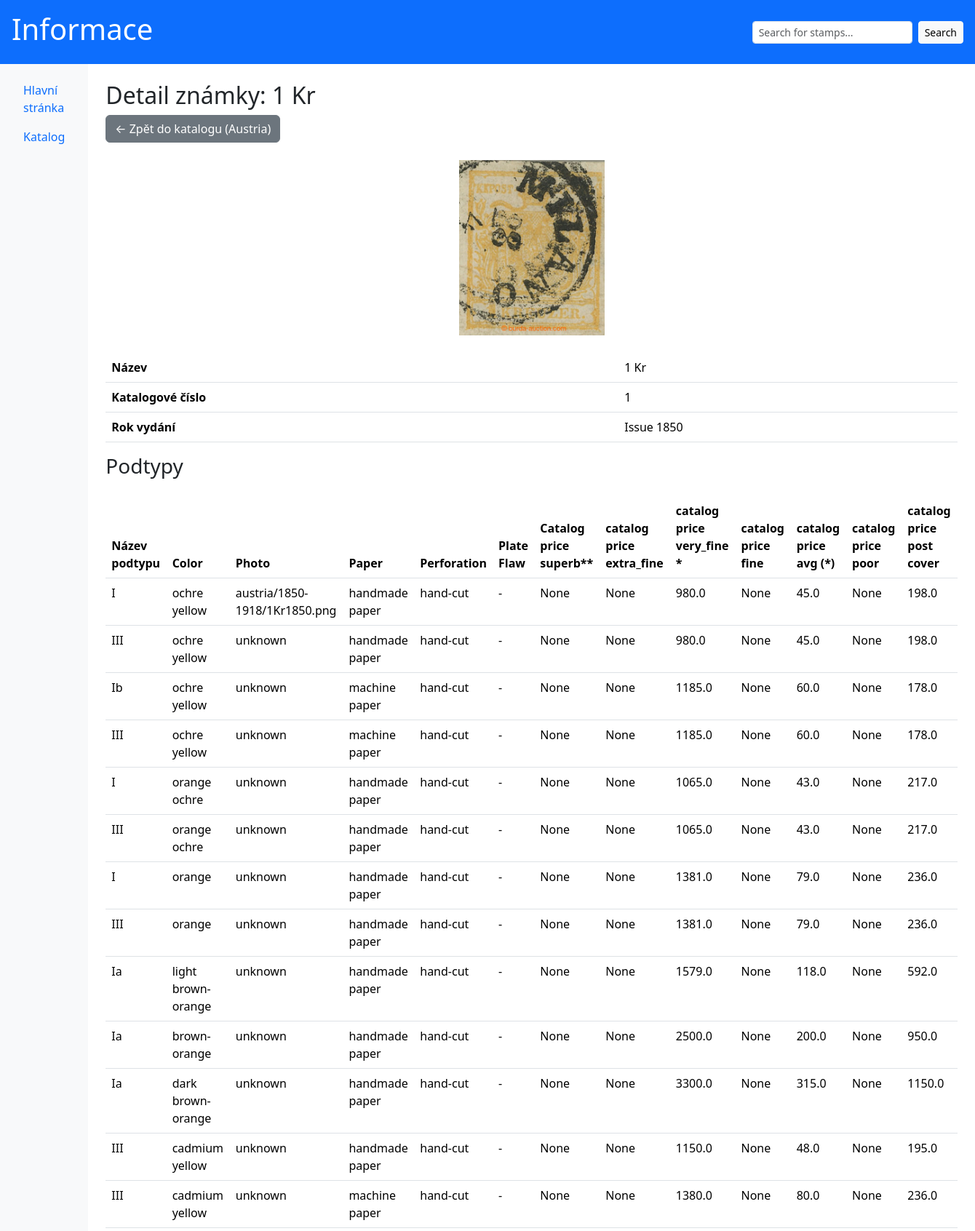
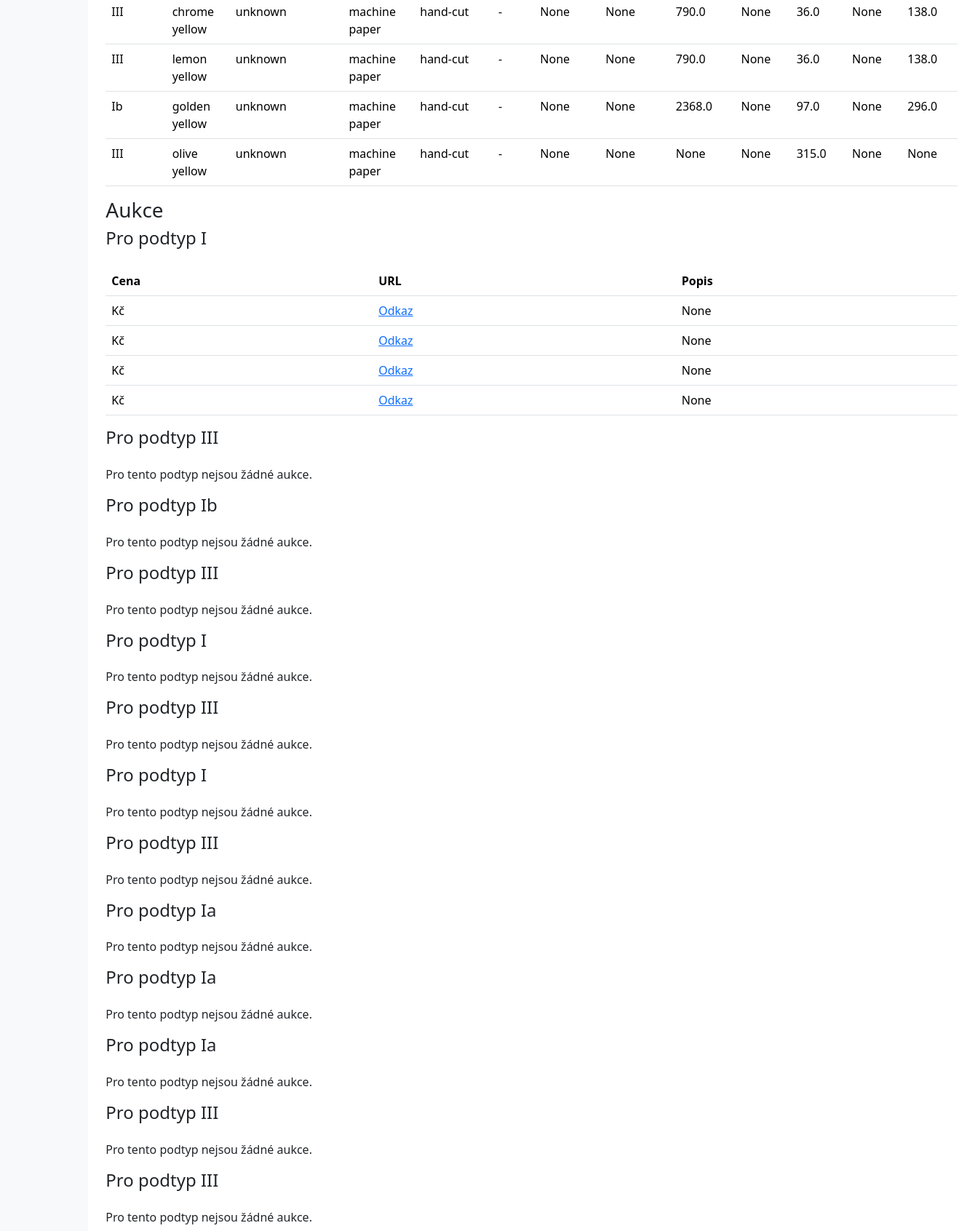
/stamps/1 (upper part), run on the app's committed database (2 pictures, top to bottom).
### shared/db/models.py (models this page shows, shortened)
class StampBase(Base):
    __tablename__ = 'stamp_base'
    stamp_id = Column(Integer, primary_key=True)
    catalog_number = Column(String, nullable=False)
    photo_path_base = Column(String, nullable=False)
    name = Column(String, nullable=False)
    emission_id = Column(Integer, ForeignKey('emission.emission_id'), nullable=False)
    emission = relationship('Emission', back_populates='stamps')
    stamp_types = relationship("StampTypeBase", back_populates="stamp")
    stamp_details = relationship("StampDetail", back_populates="stamp", uselist=False)

class Country(Base):
    __tablename__ = 'country'
    country_id = Column(Integer, primary_key=True)
    name = Column(String, nullable=False)
    emissions = relationship('Emission', back_populates='country')

class Emission(Base):
    __tablename__ = 'emission'
    emission_id = Column(Integer, primary_key=True)
    name = Column(String, nullable=False)
    issue_year = Column(Integer, nullable=False)
    country_id = Column(Integer, ForeignKey('country.country_id'))
    country = relationship('Country', back_populates='emissions')
    stamps = relationship('StampBase', back_populates='emission')

class StampTypeBase(Base):
    __tablename__ = 'stamp_type_base'
    stamp_type_id = Column(Integer, primary_key=True)
    stamp_id = Column(Integer, ForeignKey('stamp_base.stamp_id'), nullable=False)
    photo_path_type = Column(String)
    description = Column(String)
    type_name = Column(String)
    color = Column(String)
    paper = Column(String)
    perforation = Column(String)
    plate_flaw = Column(String)
    catalog_price_superb = Column(Float)
    catalog_price_extra_fine = Column(Float)
    catalog_price_very_fine = Column(Float)
    catalog_price_fine = Column(Float)
    catalog_price_avg = Column(Float)
    catalog_price_poor = Column(Float)
    catalog_price_post_cover = Column(Float)
    stamp = relationship("StampBase", back_populates="stamp_types")
    auction_sales = relationship("AuctionSale", back_populates="stamp_type")# Jedna známka má maximálně jeden detail

class AuctionSale(Base):
    __tablename__ = 'auction_sale'
    sale_id = Column(Integer, primary_key=True)  # Primární klíč
    stamp_type_id = Column(Integer, ForeignKey('stamp_type_base.stamp_type_id'), nullable=False)  # Vazba na StampTypeBase
    sale_price = Column(Float, nullable=False)  # Cena za prodej
    sale_url = Column(String, nullable=False)  # URL na aukční prodej
    description = Column(String, nullable=True)  # Popis aukce (např. stav, rarita, poznámky)
    state_of_stamp = Column(Text, nullable=True) # **, *, (*)
    sale_date = Column(DateTime, nullable=False) # Datum a čas kdy došlo k prodeji  ISO 8601
    stamp_type = relationship("StampTypeBase", back_populates="auction_sales")

### backend/app/main.py (the view)
@app.get("/stamps/{stamp_id}", response_class=HTMLResponse, name="stamp_detail")
async def get_stamp_detail(request: Request, stamp_id: int):
    stamp = crud.get_stamp_by_id(stamp_id)
    if not stamp:
        raise HTTPException(status_code=404, detail="Stamp not found")
    subtypes = crud.get_all_stamp_type_by_id(stamp_id)
    auctions_by_subtype = {
        subtype.stamp_type_id: crud.get_auctions_by_stamp_type(subtype.stamp_type_id)
        for subtype in subtypes
    }
    return templates.TemplateResponse("stamp_detail.html", {
        "request": request,
        "stamp": stamp,
        "subtypes": subtypes,
        "auctions_by_subtype": auctions_by_subtype
    })

### shared/db/crud.py (called while the page is built)
def get_stamp_by_id(stamp_id):
    return session.query(StampBase).filter(StampBase.stamp_id == stamp_id).first()

def get_all_stamp_type_by_id(stamp_id):
    return session.query(StampTypeBase).filter(StampTypeBase.stamp_id == stamp_id).all()

def get_auctions_by_stamp_type(stamp_type_id: int):
    return session.query(AuctionSale).filter(AuctionSale.stamp_type_id == stamp_type_id).all()

### backend/templates/stamp_detail.html (shortened to what this page needs)
{% extends "base.html" %}
{% block content %}
<h2>Detail známky: {{ stamp.name }}</h2>
<a href="{{ url_for('catalog', country=stamp.emission.country.name) }}" class="btn btn-secondary mb-4">
    ← Zpět do katalogu ({{ stamp.emission.country.name }})
</a>
<img src="/images/{{ stamp.photo_path_base }}" alt="photo" width="200" class="mx-auto d-block">
<table class="table mt-4">
    <thead>
        <tr>
            <th>Název</th>
            <td>{{ stamp.name }}</td>
        </tr>
        <tr>
            <th>Katalogové číslo</th>
            <td>{{ stamp.catalog_number }}</td>
        </tr>
        <tr>
            <th>Rok vydání</th>
            <td>{{ stamp.emission.issue_year }}</td>
        </tr>
    </thead>
</table>
<h3>Podtypy</h3>
{% if subtypes %}
<table class="table mt-4">
    <thead>
        <tr>
            <th>Název podtypu</th>
            <th>Color</th>
            <th>Photo</th>
            <th>Paper</th>
            <th>Perforation</th>
            <th>Plate Flaw</th>
            <th>Catalog price superb**</th>
            <th>catalog price extra_fine</th>
            <th>catalog price very_fine *</th>
            <th>catalog price fine</th>
            <th>catalog price avg (*)</th>
            <th>catalog price poor</th>
            <th>catalog price post cover</th>
        </tr>
    </thead>
    <tbody>
        {% for subtype in subtypes %}
        <tr>
            <td>{{ subtype.type_name }}</td>
            <td>{{ subtype.color }}</td>
            <td>{{ subtype.photo_path_type }}</td>
            <td>{{ subtype.paper }}</td>
            <td>{{ subtype.perforation }}</td>
            <td>{{ subtype.plate_flaw }}</td>
            <td>{{ subtype.catalog_price_superb }}</td>
            <td>{{ subtype.catalog_price_extra_fine }}</td>
            <td>{{ subtype.catalog_price_very_fine }}</td>
            <td>{{ subtype.catalog_price_fine }}</td>
            <td>{{ subtype.catalog_price_avg }}</td>
            <td>{{ subtype.catalog_price_poor }}</td>
            <td>{{ subtype.catalog_price_post_cover }}</td>
        </tr>
        {% endfor %}
    </tbody>
</table>
{% else %}
<p class="mt-4">Žádné podtypy pro tuto známku.</p>
{% endif %}
<h3>Aukce</h3>
{% if auctions_by_subtype %}
    {% for subtype_id, auctions in auctions_by_subtype.items() %}
    <h4>Pro podtyp {{ (subtypes | selectattr('stamp_type_id', 'equalto', subtype_id) | first).type_name }}</h4>
        {% if auctions %}
        <table class="table mt-4">
            <thead>
                <tr>
                    <th>Cena</th>
                    <th>URL</th>
                    <th>Popis</th>
                </tr>
            </thead>
            <tbody>
                {% for auction in auctions %}
                <tr>
                    <td>{{ auction.price }} Kč</td>
                    <td><a href="{{ auction.url }}" target="_blank">Odkaz</a></td>
                    <td>{{ auction.description }}</td>
                </tr>
                {% endfor %}
            </tbody>
        </table>
        {% else %}
        <p class="mt-4">Pro tento podtyp nejsou žádné aukce.</p>
        {% endif %}
    {% endfor %}
{% else %}
<p class="mt-4">Žádné aukce pro tuto známku.</p>
{% endif %}
{% endblock %}

### data on the page
StampBase: name "1 Kr", photo_path_base (picture), catalog_number "1"
Country: emission.country.name "Austria"
Emission: emission.issue_year "Issue 1850"
StampTypeBase: type_name "I", color "ochre yellow", photo_path_type "austria/1850-1918/1Kr1850.png", paper "handmade paper", perforation "hand-cut", plate_flaw "-", catalog_price_superb "None", catalog_price_extra_fine "None", catalog_price_very_fine "980.0", catalog_price_fine "None", catalog_price_avg "45.0", catalog_price_poor "None", catalog_price_post_cover "198.0"
StampTypeBase: type_name "III", color "ochre yellow", photo_path_type "unknown", paper "handmade paper", perforation "hand-cut", plate_flaw "-", catalog_price_superb "None", catalog_price_extra_fine "None", catalog_price_very_fine "980.0", catalog_price_fine "None", catalog_price_avg "45.0", catalog_price_poor "None", catalog_price_post_cover "198.0"
StampTypeBase: type_name "Ib", color "ochre yellow", photo_path_type "unknown", paper "machine paper", perforation "hand-cut", plate_flaw "-", catalog_price_superb "None", catalog_price_extra_fine "None", catalog_price_very_fine "1185.0", catalog_price_fine "None", catalog_price_avg "60.0", catalog_price_poor "None", catalog_price_post_cover "178.0"
StampTypeBase: type_name "III", color "ochre yellow", photo_path_type "unknown", paper "machine paper", perforation "hand-cut", plate_flaw "-", catalog_price_superb "None", catalog_price_extra_fine "None", catalog_price_very_fine "1185.0", catalog_price_fine "None", catalog_price_avg "60.0", catalog_price_poor "None", catalog_price_post_cover "178.0"
StampTypeBase: type_name "I", color "orange ochre", photo_path_type "unknown", paper "handmade paper", perforation "hand-cut", plate_flaw "-", catalog_price_superb "None", catalog_price_extra_fine "None", catalog_price_very_fine "1065.0", catalog_price_fine "None", catalog_price_avg "43.0", catalog_price_poor "None", catalog_price_post_cover "217.0"
StampTypeBase: type_name "III", color "orange ochre", photo_path_type "unknown", paper "handmade paper", perforation "hand-cut", plate_flaw "-", catalog_price_superb "None", catalog_price_extra_fine "None", catalog_price_very_fine "1065.0", catalog_price_fine "None", catalog_price_avg "43.0", catalog_price_poor "None", catalog_price_post_cover "217.0"
StampTypeBase: type_name "I", color "orange", photo_path_type "unknown", paper "handmade paper", perforation "hand-cut", plate_flaw "-", catalog_price_superb "None", catalog_price_extra_fine "None", catalog_price_very_fine "1381.0", catalog_price_fine "None", catalog_price_avg "79.0", catalog_price_poor "None", catalog_price_post_cover "236.0"
StampTypeBase: type_name "III", color "orange", photo_path_type "unknown", paper "handmade paper", perforation "hand-cut", plate_flaw "-", catalog_price_superb "None", catalog_price_extra_fine "None", catalog_price_very_fine "1381.0", catalog_price_fine "None", catalog_price_avg "79.0", catalog_price_poor "None", catalog_price_post_cover "236.0"
StampTypeBase: type_name "Ia", color "light brown-orange", photo_path_type "unknown", paper "handmade paper", perforation "hand-cut", plate_flaw "-", catalog_price_superb "None", catalog_price_extra_fine "None", catalog_price_very_fine "1579.0", catalog_price_fine "None", catalog_price_avg "118.0", catalog_price_poor "None", catalog_price_post_cover "592.0"
StampTypeBase: type_name "Ia", color "brown-orange", photo_path_type "unknown", paper "handmade paper", perforation "hand-cut", plate_flaw "-", catalog_price_superb "None", catalog_price_extra_fine "None", catalog_price_very_fine "2500.0", catalog_price_fine "None", catalog_price_avg "200.0", catalog_price_poor "None", catalog_price_post_cover "950.0"
StampTypeBase: type_name "Ia", color "dark brown-orange", photo_path_type "unknown", paper "handmade paper", perforation "hand-cut", plate_flaw "-", catalog_price_superb "None", catalog_price_extra_fine "None", catalog_price_very_fine "3300.0", catalog_price_fine "None", catalog_price_avg "315.0", catalog_price_poor "None", catalog_price_post_cover "1150.0"
StampTypeBase: type_name "III", color "cadmium yellow", photo_path_type "unknown", paper "handmade paper", perforation "hand-cut", plate_flaw "-", catalog_price_superb "None", catalog_price_extra_fine "None", catalog_price_very_fine "1150.0", catalog_price_fine "None", catalog_price_avg "48.0", catalog_price_poor "None", catalog_price_post_cover "195.0"
StampTypeBase: type_name "III", color "cadmium yellow", photo_path_type "unknown", paper "machine paper", perforation "hand-cut", plate_flaw "-", catalog_price_superb "None", catalog_price_extra_fine "None", catalog_price_very_fine "1380.0", catalog_price_fine "None", catalog_price_avg "80.0", catalog_price_poor "None", catalog_price_post_cover "236.0"
StampTypeBase: type_name "III", color "chrome yellow", photo_path_type "unknown", paper "machine paper", perforation "hand-cut", plate_flaw "-", catalog_price_superb "None", catalog_price_extra_fine "None", catalog_price_very_fine "790.0", catalog_price_fine "None", catalog_price_avg "36.0", catalog_price_poor "None", catalog_price_post_cover "138.0"
StampTypeBase: type_name "III", color "lemon yellow", photo_path_type "unknown", paper "machine paper", perforation "hand-cut", plate_flaw "-", catalog_price_superb "None", catalog_price_extra_fine "None", catalog_price_very_fine "790.0", catalog_price_fine "None", catalog_price_avg "36.0", catalog_price_poor "None", catalog_price_post_cover "138.0"
StampTypeBase: type_name "Ib", color "golden yellow", photo_path_type "unknown", paper "machine paper", perforation "hand-cut", plate_flaw "-", catalog_price_superb "None", catalog_price_extra_fine "None", catalog_price_very_fine "2368.0", catalog_price_fine "None", catalog_price_avg "97.0", catalog_price_poor "None", catalog_price_post_cover "296.0"
StampTypeBase: type_name "III", color "olive yellow", photo_path_type "unknown", paper "machine paper", perforation "hand-cut", plate_flaw "-", catalog_price_superb "None", catalog_price_extra_fine "None", catalog_price_very_fine "None", catalog_price_fine "None", catalog_price_avg "315.0", catalog_price_poor "None", catalog_price_post_cover "None"
AuctionSale: description "None"
AuctionSale: description "None"
AuctionSale: description "None"
AuctionSale: description "None"
